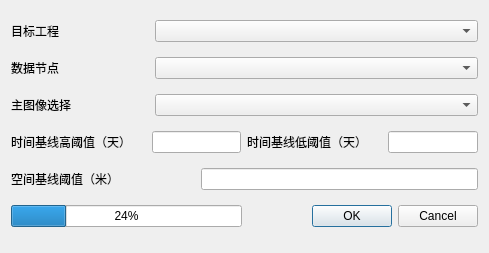
<?xml version="1.0" encoding="UTF-8"?>
<ui version="4.0">
 <class>Baseline_Formation</class>
 <widget class="QWidget" name="Baseline_Formation">
  <property name="geometry">
   <rect>
    <x>0</x>
    <y>0</y>
    <width>489</width>
    <height>253</height>
   </rect>
  </property>
  <property name="windowTitle">
   <string>干涉组合预览</string>
  </property>
  <property name="windowIcon">
   <iconset resource="../resources/SatExplorer.qrc">
    <normaloff>:/SatExplorer/icon/InSARapp.ico</normaloff>:/SatExplorer/icon/InSARapp.ico</iconset>
  </property>
  <layout class="QVBoxLayout" name="verticalLayout">
   <item>
    <layout class="QHBoxLayout" name="horizontalLayout" stretch="3,7">
     <item>
      <widget class="QLabel" name="label_2">
       <property name="text">
        <string>目标工程</string>
       </property>
      </widget>
     </item>
     <item>
      <widget class="QComboBox" name="comboBox"/>
     </item>
    </layout>
   </item>
   <item>
    <layout class="QHBoxLayout" name="horizontalLayout_2" stretch="3,7">
     <item>
      <widget class="QLabel" name="label_3">
       <property name="text">
        <string>数据节点</string>
       </property>
      </widget>
     </item>
     <item>
      <widget class="QComboBox" name="comboBox_dst_node"/>
     </item>
    </layout>
   </item>
   <item>
    <layout class="QHBoxLayout" name="horizontalLayout_3" stretch="3,7">
     <item>
      <widget class="QLabel" name="label">
       <property name="text">
        <string>主图像选择</string>
       </property>
      </widget>
     </item>
     <item>
      <widget class="QComboBox" name="comboBox_masterImage"/>
     </item>
    </layout>
   </item>
   <item>
    <layout class="QHBoxLayout" name="horizontalLayout_5" stretch="3,2,3,2">
     <item>
      <widget class="QLabel" name="label_4">
       <property name="text">
        <string>时间基线高阈值（天）</string>
       </property>
      </widget>
     </item>
     <item>
      <widget class="QLineEdit" name="lineEdit_temporal_thresh"/>
     </item>
     <item>
      <widget class="QLabel" name="label_6">
       <property name="text">
        <string>时间基线低阈值（天）</string>
       </property>
      </widget>
     </item>
     <item>
      <widget class="QLineEdit" name="lineEdit_temporal_thresh_low"/>
     </item>
    </layout>
   </item>
   <item>
    <layout class="QHBoxLayout" name="horizontalLayout_6" stretch="4,6">
     <item>
      <widget class="QLabel" name="label_5">
       <property name="text">
        <string>空间基线阈值（米）</string>
       </property>
      </widget>
     </item>
     <item>
      <widget class="QLineEdit" name="lineEdit_spatial_thresh"/>
     </item>
    </layout>
   </item>
   <item>
    <layout class="QHBoxLayout" name="horizontalLayout_4">
     <item>
      <widget class="QProgressBar" name="progressBar">
       <property name="value">
        <number>24</number>
       </property>
      </widget>
     </item>
     <item>
      <widget class="QDialogButtonBox" name="buttonBox">
       <property name="standardButtons">
        <set>QDialogButtonBox::Cancel|QDialogButtonBox::Ok</set>
       </property>
      </widget>
     </item>
    </layout>
   </item>
  </layout>
 </widget>
 <resources>
  <include location="../resources/SatExplorer.qrc"/>
 </resources>
 <connections/>
</ui>
